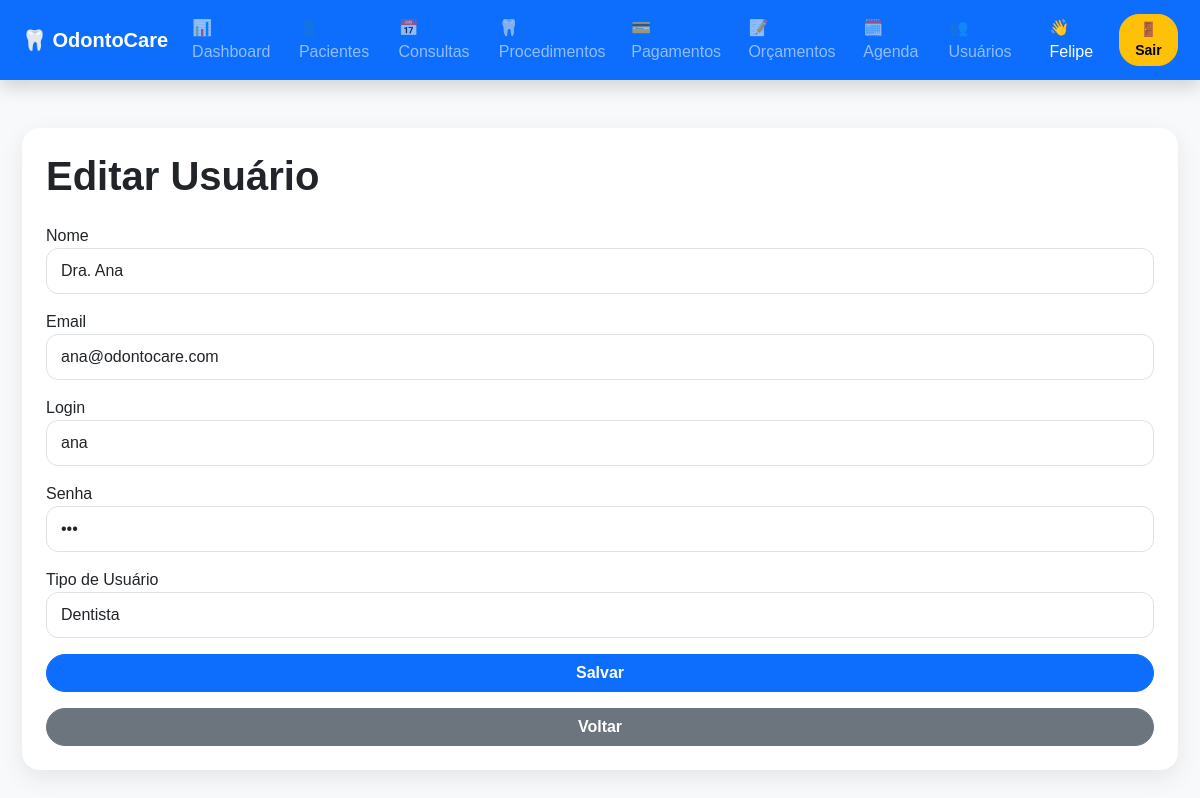
/OdontoCare-main/formUsuario.php?id=1 (signed in), run on the app's committed database.
### tables this page shows
CREATE TABLE IF NOT EXISTS `usuario` (
  `idUsuario` int(11) NOT NULL AUTO_INCREMENT,
  `nome` varchar(200) NOT NULL,
  `email` varchar(200) DEFAULT NULL,
  `login` varchar(50) NOT NULL,
  `senha` varchar(500) NOT NULL,
  `tipoUsuario` varchar(50) DEFAULT NULL,
  PRIMARY KEY (`idUsuario`)
);

### OdontoCare-main/config/conexao.php (called while the page is built, shortened)
<?php
class conexao
{
    private static $dbName = "odontocare";
    private static $dbHost = "localhost";
    private static $dbUser = "root";
    private static $dbPass = "";
    private static $con = null;
    public static function conectar()
    {
        if (self::$con == null) {
            try {
                self::$con = new PDO(
                    "mysql:host=" . self::$dbHost . ";dbname=" . self::$dbName,
                    self::$dbUser,
                    self::$dbPass
                );
                self::$con->setAttribute(PDO::ATTR_ERRMODE, PDO::ERRMODE_EXCEPTION);
            } catch (PDOException $exception) {
                die($exception->getMessage());
            }
        }
        return self::$con;
    }
}

### OdontoCare-main/dao/UsuarioDao.php (called while the page is built, shortened)
<?php
include_once __DIR__ . "/../config/conexao.php";
class UsuarioDao{
    public function readId($id){
        $sql=conexao::conectar()->prepare("
            SELECT *
            FROM usuario
            WHERE idUsuario=?
        ");
        $sql->bindValue(1,$id);
        $sql->execute();
        return $sql->fetch(PDO::FETCH_ASSOC);
    }
}

### OdontoCare-main/formUsuario.php (the view, shortened to what this page needs)
<?php
include_once "config/conexao.php";
include_once "dao/UsuarioDao.php";
$idUsuario = "";
$nome = "";
$email = "";
$login = "";
$senha = "";
$tipoUsuario = "";
if(isset($_GET["id"])){
    $usuarioDao = new UsuarioDao();
    $dados = $usuarioDao->readId($_GET["id"]);
    if($dados){
        $idUsuario = $dados["idUsuario"];
        $nome = $dados["nome"];
        $email = $dados["email"];
        $login = $dados["login"];
        $senha = $dados["senha"];
        $tipoUsuario = $dados["tipoUsuario"];
    }
}
?>
<!DOCTYPE html>
<html>
<head>
    <link href="https://cdn.jsdelivr.net/npm/bootstrap@5.3.3/dist/css/bootstrap.min.css" rel="stylesheet">
    <link href="style.css" rel="stylesheet">
</head>
<body class="bg-light">
<?php include_once "navbar.php"; ?>
<div class="container py-5">
    <div class="card shadow p-4">
        <h1 class="mb-4">
            <?= $idUsuario == "" ? "Cadastrar Usuário" : "Editar Usuário" ?>
        </h1>
        <form action="controller/UsuarioController.php" method="POST" class="d-grid gap-3">
            <div>
                <label>Nome</label>
                <input type="text" name="txtNome" value="<?= $nome ?>" class="form-control" required>
            </div>
            <div>
                <label>Email</label>
                <input type="email" name="txtEmail" value="<?= $email ?>" class="form-control">
            </div>
            <div>
                <label>Login</label>
                <input type="text" name="txtLogin" value="<?= $login ?>" class="form-control" required>
            </div>
            <div>
                <label>Senha</label>
                <input type="password" name="txtSenha" value="<?= $senha ?>" class="form-control" required>
            </div>
            <div>
                <label>Tipo de Usuário</label>
                <select name="txtTipoUsuario" class="form-control" required>
                    <option value="Dentista" <?= $tipoUsuario == "Dentista" ? "selected" : "" ?>>
                        Dentista
                    </option>
                </select>
            </div>
            <button type="submit" name="btGravar" class="btn btn-primary">
                Salvar
            </button>
            <a href="usuario.php" class="btn btn-secondary">
                Voltar
            </a>
        </form>
    </div>
</div>
</body>
</html>

### OdontoCare-main/style.css (style rules this page uses)
body { background: #f4f8fb !important; font-family: Arial, Helvetica, sans-serif; }
.container { max-width: 1180px; }
.card { border: none !important; border-radius: 18px !important; box-shadow: 0 8px 25px rgba(0, 0, 0, 0.08) !important; }
.btn { border-radius: 20px; font-weight: 600; }
.form-control, .form-select { border-radius: 12px; padding: 10px 14px; }
h1, h2, h3, h4 { font-weight: 700; }

### data on the page
usuario: txtNome "Dra. Ana", txtEmail "ana@odontocare.com", txtLogin "ana", txtTipoUsuario "Dentista"

### other printed values
$_SESSION["usuario"] "Felipe"
